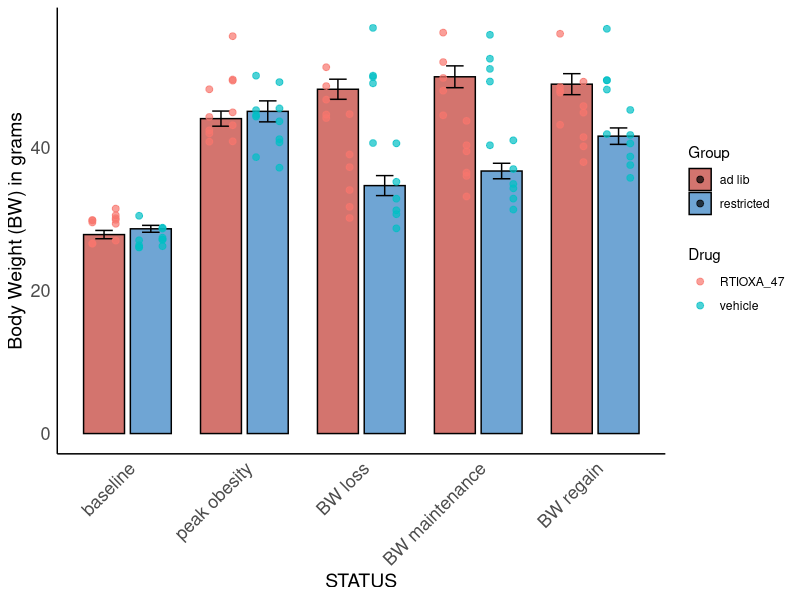
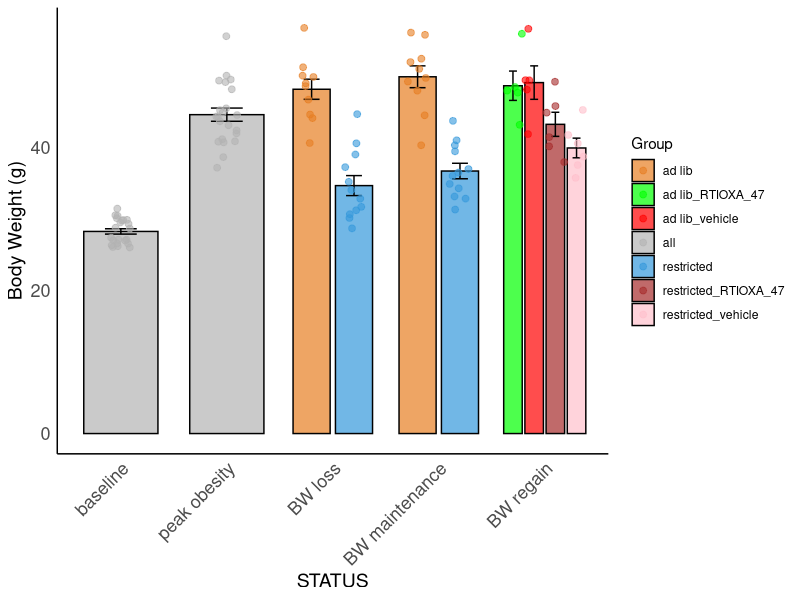

Reproduce these figures in R, in order.
# This script aims to explore changes in body weight in middle age NZO after different stages of feeding:
#1 from baseline to peak obesity,
#2:from peak of obesity to acute body weight loss
#3 from acute body weight loss to body weight maintenance
#4 from body weight maintenance to body weight gain after RTIOXA-47 injections

#libraries
library(dplyr) #to use pipe
library(ggplot2) #to graph
library(readr) #to read csv
library(tidyr)  # to use drop-na()
library(ggpubr)
library(purrr)
library(broom)
library(Hmisc)
library(lme4)
library(emmeans)

BW_data <- read_csv("../data/BW.csv") %>% 
  filter(COHORT > 2 & COHORT < 6) %>% # Just NZO females
  filter(!ID %in% c(3712, 3715)) %>% # died during study
  group_by(ID) %>% 
  arrange(DATE) %>% 
  mutate(
    bw_rel = 100 * (BW - first(BW)) / first(BW),
    body_lag = (lag(BW) - BW),
    GROUP = case_when(
      ID %in% c(3706, 3707, 3709, 3711, 3713, 3717, 3716, 3719, 3718, 3726) ~ "ad lib",
      ID %in% c(3708, 3714, 3720, 3721, 3710, 3722, 3723, 3724, 3725, 3727, 3728, 3729) ~ "restricted"
    ),
    DRUG = case_when(
      ID %in% c(3706, 3707, 3709, 3711, 3713, 3714, 3720, 3724, 3725, 3727, 3728) ~ "vehicle",
      ID %in% c(3708, 3710, 3716, 3717, 3718, 3719, 3721, 3722, 3723, 3726, 3729) ~ "RTIOXA_47"
    ),
    day_rel = DATE - first(DATE)
  ) %>%
  mutate(
    STATUS = case_when(
      day_rel == 0 ~ "baseline", 
      DATE == as.Date("2025-02-24") ~ "peak obesity",
      day_rel == 161 ~ "BW loss",
      COMMENTS == "DAY_1_INJECTIONS" ~ "BW maintenance", 
      COMMENTS == "DAY_4_SABLE_AND_SAC" ~ "BW regain",
      TRUE ~ NA_character_
    )
  ) %>%
  filter(!is.na(STATUS)) 


# Make STATUS an ordered factor
BW_data <- BW_data %>%
  mutate(STATUS = factor(STATUS, 
                         levels = c("baseline", "peak obesity", "BW loss", 
                                    "BW maintenance", "BW regain")))


#format plot

scaleFill <- scale_fill_manual(values = c("#C03830FF", "#317EC2FF"))


format.plot <- theme(
  strip.background = element_blank(),
  panel.spacing.x = unit(0.1, "lines"),          
  panel.spacing.y = unit(1.5, "lines"),  
  axis.text = element_text(family = "Helvetica", size = 13),
  axis.title = element_text(family = "Helvetica", size = 14),
  
  # remove background grid lines only
  panel.grid.major = element_blank(),
  panel.grid.minor = element_blank(),
  
  # keep axis lines
  axis.line = element_line(color = "black")
)

plot <- BW_data %>%
  ggplot(aes(x = STATUS, y = BW, fill = GROUP)) +
  
  # mean bars
  stat_summary(
    fun = mean,
    geom = "col",
    position = position_dodge(width = 0.8),
    color = "black", width = 0.7, alpha = 0.7
  ) +
  
  # error bars (mean ± SE)
  stat_summary(
    fun.data = mean_se,
    geom = "errorbar",
    position = position_dodge(width = 0.8),
    width = 0.3
  ) +
  
  # individual data points
  geom_point(
    aes(color = DRUG),
    position = position_dodge(width = 0.8),
    alpha = 0.7, size = 2
  ) +
  
  scaleFill +
  theme_minimal() +
  labs(y = "Body Weight (BW) in grams", fill = "Group", color = "Drug") +
  format.plot +
  theme(
    axis.text.x = element_text(angle = 45, hjust = 1)
  )

plot

BW_plotdata <- BW_data %>%
  mutate(
    PlotGroup = case_when(
      STATUS %in% c("baseline", "peak obesity") ~ "all",          # collapse all
      STATUS %in% c("BW loss", "BW maintenance") ~ GROUP,         # separate by GROUP
      STATUS == "BW regain" ~ paste(GROUP, DRUG, sep = "_")       # GROUP × DRUG
    )
  )

# Define custom colors
custom_colors <- c(
  "all" = "gray70",
  "ad lib" = "#E67E22",              # orange
  "restricted" = "#3498DB",          # sky blue
  "ad lib_vehicle" = "red",      # darker orange
  "ad lib_RTIOXA_47" = "green",    # lighter orange
  "restricted_vehicle" = "pink",  # darker blue
  "restricted_RTIOXA_47" = "brown" # lighter blue
)

plot <- BW_plotdata %>%
  ggplot(aes(x = STATUS, y = BW, fill = PlotGroup)) +
  
  stat_summary(fun = mean, geom = "col",
               position = position_dodge(width = 0.8),
               color = "black", width = 0.7, alpha = 0.7) +
  
  stat_summary(fun.data = mean_se, geom = "errorbar",
               position = position_dodge(width = 0.8),
               width = 0.3) +
  
  geom_point(aes(color = PlotGroup),
             position = position_jitterdodge(dodge.width = 0.8, jitter.width = 0.2),
             alpha = 0.6, size = 2) +
  
  scale_fill_manual(values = custom_colors) +
  scale_color_manual(values = custom_colors) +
  
  theme_minimal() +
  labs(y = "Body Weight (g)", fill = "Group", color = "Group") +
  theme(axis.text.x = element_text(angle = 45, hjust = 1))+
  format.plot

plot

# Fit model
#fits a linear mixed-effects model to evaluate how body weight (BW) changes 
#across different experimental stages (STATUS), between experimental groups (GROUP), 
#and depending on treatment (DRUG)

model <- lmer(BW ~ STATUS * GROUP * DRUG + (1|ID), data = BW_data) # 1|ID is important here because you measure body weight repeatedly in the same animals, 
#observations from the same animal are not independent, the random intercept allows each animal to have its own baseline body weight.
summary(model)

#The asterisks tell R to include:
#1. Main effects: STATUS, GROUP and DRUG
#2. Two-way interactions: STATUS × GROUP, STATUS × DRUG, GROUP × DRUG
#3. Three-way interaction: STATUS × GROUP × DRUG

#In other words, you are testing whether body weight changes across experimental stages
#and whether those changes differ depending on the experimental group and drug treatment.

#Your model is:model <- lmer(BW ~ STATUS * GROUP * DRUG + (1|ID), data = BW_data), You have: 110 BW observations, 22 individual animals,
#Five STATUS categories (one reference category plus four displayed in the output), Two GROUP categories, Two DRUG categories.
#The model considers all combinations of STATUS, GROUP, and DRUG.

#The random effect section Tdescribes the variability in your data.
#Component	    Variance	    Meaning: 
#ID (intercept)	9.997	        Differences in average BW between animals.
#Residual    	5.996	        Variation in BW not explained by the model, including within-animal variation.

#For example, some animals might consistently weigh more than others, even when they are at the same experimental stage.
#The model accounts for these differences rather than treating all 110 observations as independent.
#You have 22 animals contributing to those 110 observations.

#3. Understanding fixed effects, This is the most important section of your output.
#Before interpreting individual coefficients, we need to understand something called the reference category.
#R uses one category from each categorical variable as the reference against which the other categories are compared.
#Based on your output, your reference categories appear to be: STATUS: Baseline (the omitted category),  GROUP: Unrestricted (the omitted category) and DRUG: RTI-47 (the omitted category).
#This is important because all the coefficients in your output are interpreted relative to this reference condition, unless they represent interactions.

# Save emmeans results
emmeans_results <- emmeans(model, pairwise ~ STATUS * GROUP, adjust = "tukey")

#to evaluate baseline ad lib - baseline restricted   p=1
# to evaluate peak obesity ad lib - peak obesity restricted p=0.99

# Convert to data frame
df_emm <- as.data.frame(emmeans_results$emmeans)   # estimated means
df_pairs <- as.data.frame(emmeans_results$contrasts)  # pairwise comparisons

# Print all rows
print(df_emm, n = Inf)
print(df_pairs, n = Inf)
# Keep only significant contrasts
df_sig <- df_pairs %>%
  filter(p.value <= 0.05)

# View the results
print(df_sig, n = Inf)
View(df_sig)
